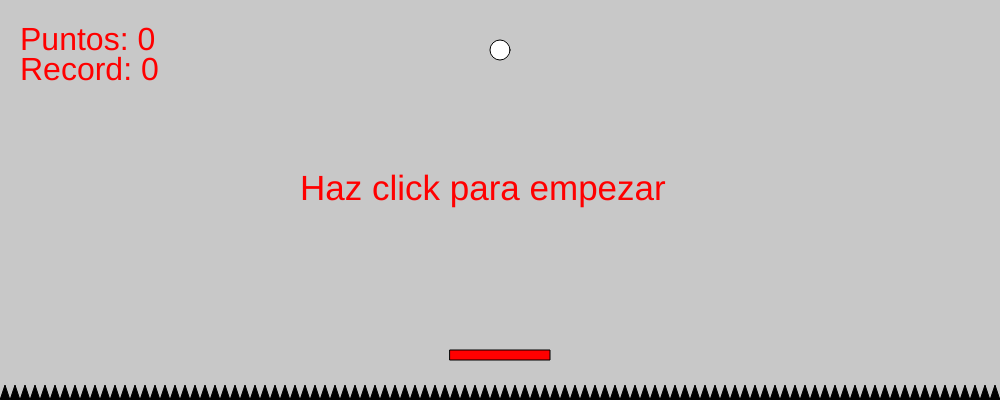
Frame 1 (no input)
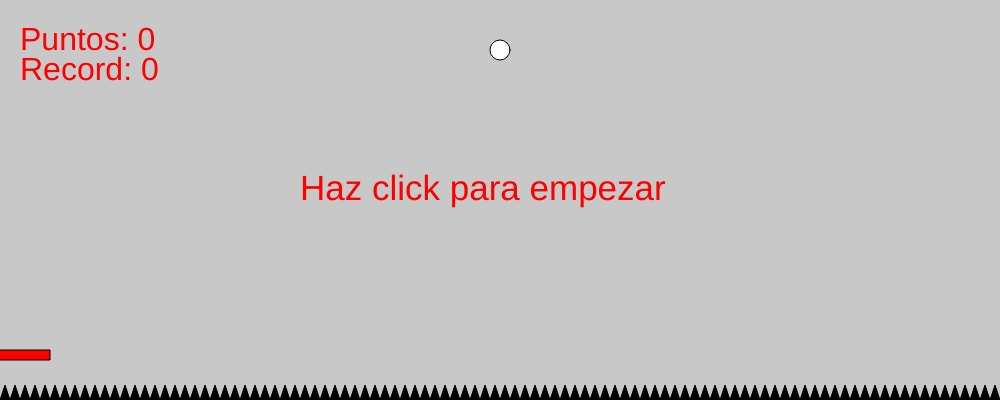
Frame 60 (no input)
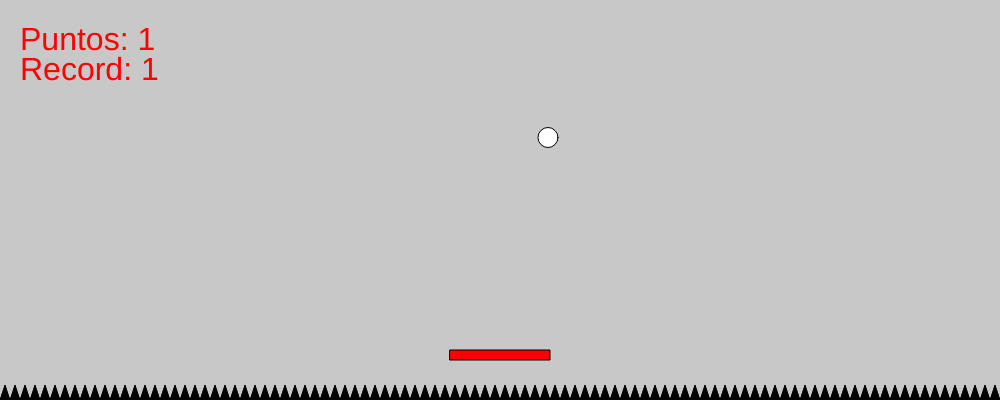
Frame 120 (the mouse pressed at the canvas centre since frame 60)

The p5.js sketch that drew these frames (run headless with seeded random() and noise() and a simulated clock; from frame 60 on, the mouse is pressed at the canvas centre):

// p5.js sketch
// ── sketch.js
function setup() {
  createCanvas(1000, 400);
  ball = new Ball();
  platform = new Platform();
  noCursor();
}

function draw() {
  background(200);

  ball.show();
  ball.update();

  platform.show();
  platform.update();

  var i;

  for (i = 0; i <= width; i += 10) {
    fill(0);
    triangle(i, height, i + 5, height - 15, i + 10, height);

  }

  if (ball.gravity == 0) {
    textSize(35);
    fill(255, 0, 0);
    text('Haz click para empezar', (width / 2) - 200, height / 2);
    if (mouseIsPressed) {
      ball.start();
    }
  }


  if (platform.hits(ball)) {
    ball.up();
    platform.count += 1;
    if (platform.record < platform.count) {
      platform.record = platform.count;
    }
    print("hit");
    ball.bounce();
  }

  if (ball.y == height) {
    fill(255, 0, 0);
    textSize(100);
    text('GAME OVER', (width / 2) - 300, height / 2);
    textSize(25);
    text('Haz click para reiniciar', (width / 2) - 135, (height / 2) + 50);
    if (mouseIsPressed) {
      ball.reset();
    }
  }

}

// ── ball.js
function Ball() {

  this.x = width / 2;
  this.y = 50;
  this.velocity = 0;
  this.gravity = 0;
  this.lift = -15;
  this.velocityx = 0;


  this.show = function() {
    fill(255);
    ellipse(this.x, this.y, 20, 20);
  }

  this.up = function() {
    this.velocity = this.lift;
  }

  this.start = function() {
    this.gravity = 0.5;
  }

  this.reset = function() {
    this.x = width / 2;
    this.y = 50;
    this.velocity = 0;
    this.gravity = 0.5;
    this.lift = -15;
    this.velocityx = 0;
    platform.count = 0;
  }

  this.bounce = function() {
    if (this.x < platform.x + 50) {
      this.velocityx += -(this.x - platform.x + 50) * 0.02;
      if (this.velocityx > 0) {
        this.velocityx *= -1;
      }
    }
    if (this.x >= platform.x + 50) {
      this.velocityx += (this.x - platform.x + 50) * 0.02;
      if (this.velocityx < 0) {
        this.velocityx *= -1;
      }
    }


  }

  this.update = function() {
    this.velocity += this.gravity;
    this.y += this.velocity;
    this.x += this.velocityx;
    if (this.y > height) {
      this.y = height;
      this.velocity = 0;
      this.velocityx = 0;
    }
    if (this.y < 0) {
      this.y = 0;
      this.velocity = 0;
    }
    if (this.x < 0 || this.x > width) {
      this.velocityx *= -1;
    }
  }
}

// ── platform.js
function Platform() {
  this.x = (width / 2) - 50;
  this.y = height - 50;
  this.count = 0;
  this.record = 0;

  this.show = function() {
    fill(255, 0, 0);
    rect(this.x, this.y, 100, 10);
  }

  this.update = function() {
    textSize(32);
    text('Puntos: ' + this.count, 20, 50);
    text('Record: ' + this.record, 20, 80);
    this.x = mouseX - 50;
    //  this.y = mouseY;
  }


  this.hits = function(ball) {
    if (ball.y + 10 > this.y && ball.y < this.y) {
      if (ball.x > this.x && ball.x < this.x + 100) {
        return true;
      }
    }
    return false;
  }
}
